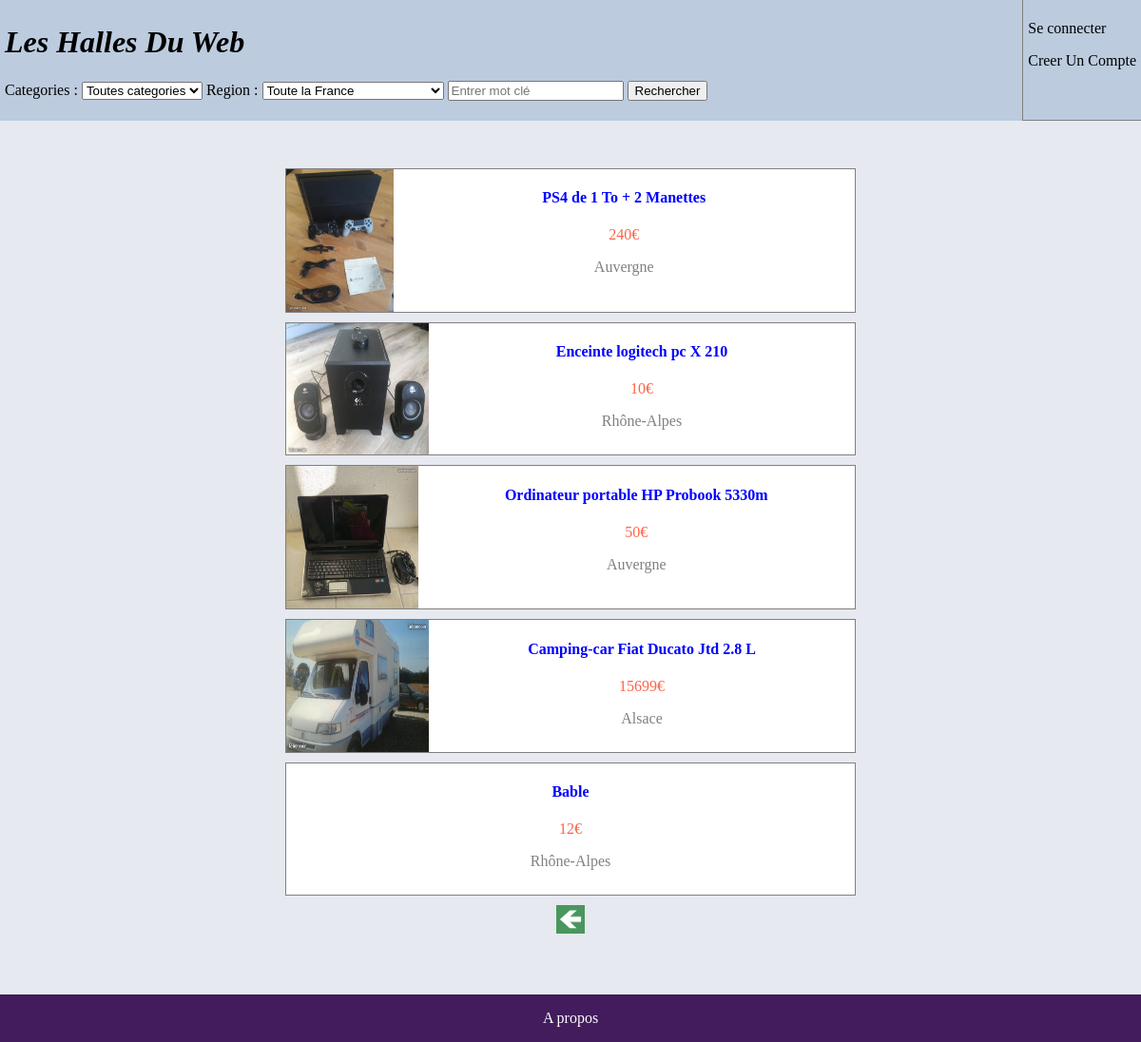
Before: /controleur/recherche.ctrl.php?firstId=20&r=Toute&c=Toute with the older database file.
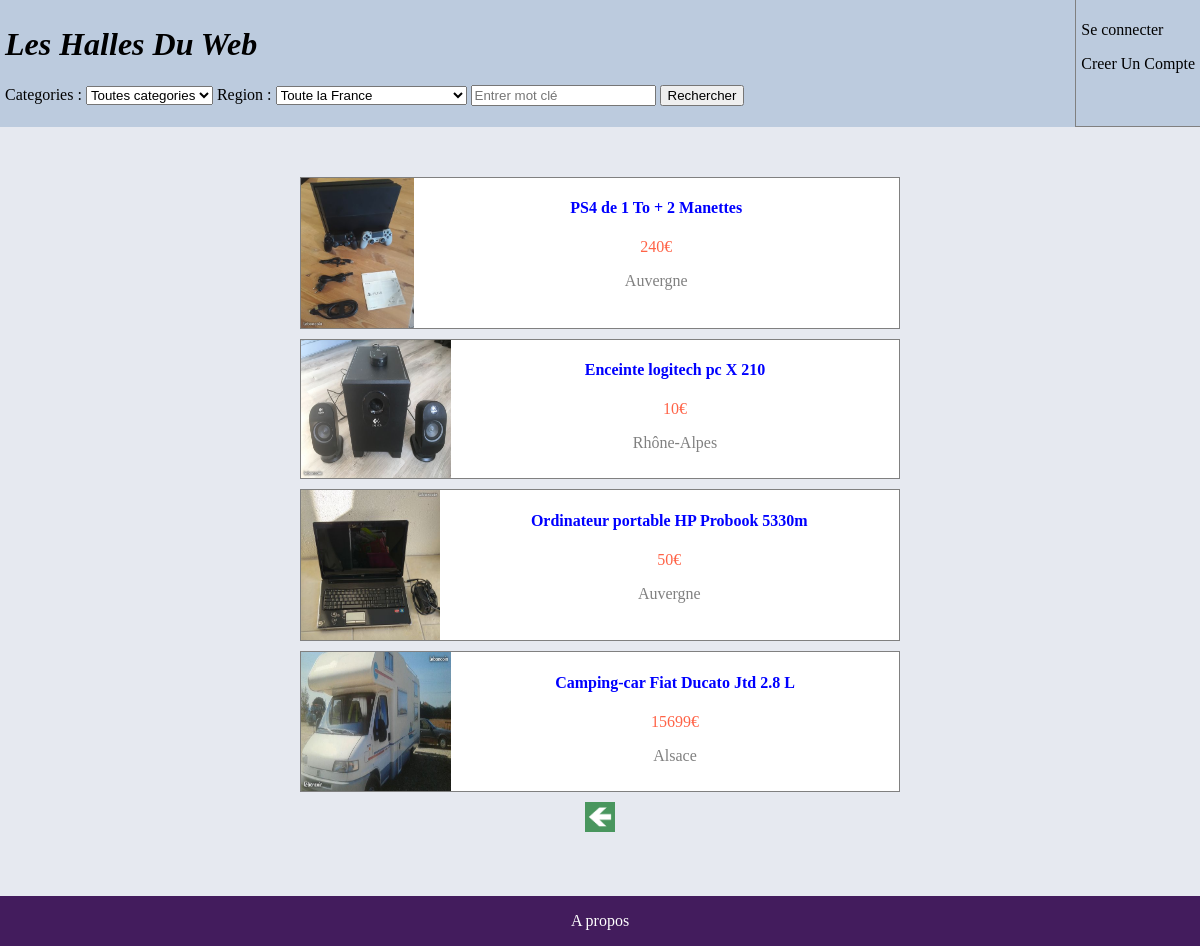
After: the same page with the newer database file.
### tables this page shows
CREATE TABLE offre (
ref INTEGER PRIMARY KEY,
photo TEXT,
intitule TEXT,
prix TEXT,
region TEXT,
caracteristique TEXT,
id INTEGER,
categorie INTEGER,
FOREIGN KEY (id) REFERENCES utilisateur(identifiant),
FOREIGN KEY (region) REFERENCES utilisateur(region),
FOREIGN KEY (categorie) REFERENCES categorie(id)
);

### controleur/recherche.ctrl.php (called while the page is built, shortened)
<?php
require_once('../model/model.class.php');
require_once('../model/model.classDAO.php');
  if (isset($_GET['firstId'])) {
    $firstId = $_GET['firstId'];
  } else {
    $firstId = 0;
  }
  if (isset($_GET['r'])) {
    $reg = $_GET['r'];
  } else {
    $reg = "Toute";
  }
  if (isset($_GET['c'])) {
    $cate = $_GET['c'];
  } else {
    $cate = "Toute";
  }
  if (isset($_GET['rec'])) {
    $rec = $_GET['rec'];
  } else {
    $rec = "";
  }
  $config = parse_ini_file('../config/config.ini');
  if($dao->estCatMere($_GET['c'])){
    $offres = $dao->getNOffreCorespondanteMere($firstId,$reg,$cate,$rec);
    $nboffre = $dao->getNbOffreRecCatMere($reg,$cate,$rec);
  } else {
    $offres = $dao->getNOffreCorespondante($firstId,$reg,$cate,$rec);
  }
  include('../view/recherche.view.php');
 ?>

### controleur/header.ctrl.php (called while the page is built, shortened)
<?php
require_once('../model/model.class.php');
require_once('../model/model.classDAO.php');
if(isset($_SESSION['utilisateur'])){
  $userCo = true;
  $user = $_SESSION['utilisateur'];
} else {
  $userCo = false;
}
include('../view/header.view.php');
 ?>

### model/model.classDAO.php (called while the page is built, shortened)
<?php
require_once("../model/model.class.php");
$dao = new DAO();
class DAO{
    private $db;
    function __construct(){
      try {
      $config = parse_ini_file('../config/config.ini');
      $path = $config['database_path'];
      $this->db = new PDO("sqlite:$path");
      }
    catch (PDOException $e){
    die("erreur de connexion a la database: ".$e->getMessage());
    }
  }
function getNOffreCorespondante($firstId, $region, $categorie,$rec) : array{
  $tab = array();
  if($region=='Toute' && $categorie=='Toute'){
    $where = "WHERE";
  }elseif($region!='Toute' && $categorie!='Toute'){
    $where = "WHERE region = \"$region\" AND categorie = $categorie AND";
  }elseif($region!='Toute' && $categorie=='Toute'){
    $where = "WHERE region = \"$region\" AND";
  }elseif($region=='Toute' && $categorie!='Toute'){
    $where = "WHERE categorie = $categorie AND";
  }
  $req = "SELECT * FROM offre $where intitule LIKE \"%$rec%\" LIMIT 10 Offset $firstId";
  try{
      if($d = $this->db->query($req)){
        $tab=$d->fetchAll(PDO::FETCH_CLASS,'Offre');
      }
    }catch(Exception $e){
      echo "error au niveau du searchORC".$e;
      return NULL;
    }
    return $tab;
}
}
 ?>

### model/model.class.php (called while the page is built, shortened)
<?php
class Offre{
public function __get(string $property) {
    return $this->$property;
  }
}
 ?>

### view/recherche.view.php (the view, shortened to what this page needs)
<!DOCTYPE html>
<html lang="en" dir="ltr">
  <head>
    <link rel="stylesheet" href="../view/style/recherche.style.css">
  </head>
  <body>
    <?php include('../controleur/header.ctrl.php'); ?>
    <nav>
      <?php  if (sizeof($offres)==0) {?>
        <p>Aucune offre ne correspond à votre recherche</p>
      <?php } else {?>
      <?php foreach ($offres as $offre) { ?>
        <a href="../controleur/offre.ctrl.php?ref=<?php echo $offre->ref?>&firstId=<?php echo $firstId ?>&r=<?php echo $reg ?>&c=<?php echo $cate?>&rec=<?php echo $rec?>">
        <div class="Offre">
          <img src="<?php echo $config['img_path']."/".$offre->photo ?>" alt="">
          <div >
            <h4><?php echo $offre->intitule?></h4>
            <p class="prix"><?php echo $offre->prix?>€</p>
            <p><?php echo $offre->region?></p>
          </div>
        </div>
        </a>
      <?php  }?>
        <div class="Fleche">
          <?php if ($firstId!=0) {?>
            <a href="../controleur/recherche.ctrl.php?firstId=<?php echo $firstId-10 ?>&r=<?php echo $reg ?>&c=<?php echo $cate?>"><img src="../data/imgSite/F_Gauche.jpg" alt=""></a>
          <?php } ?>
        </div>
      <?php }?>
    </nav>
    <?php include('footer.view.php'); ?>
  </body>
</html>

### view/header.view.php (shortened to what this page needs)
<header>
  <div class="SearchPanel">
    <a href="../controleur/mainPage.ctrl.php"><h1>Les Halles Du Web</h1></a>
    <form class="" action="../controleur/recherche.ctrl.php" method="get">
      <p>Categories :
      <select class="" name="c">
        <?php if (isset($_GET['c']) && $_GET['c']!='Toute') {?>
          <option value=<?php print("\"".$_GET['c']."\"");  ?>><?php echo $dao->getCatFromId($_GET['c'])->__get('intitule') ?></option>
          <option value="Toute">Toutes categories</option>
        <?php } else {?>
          <option value="Toute">Toutes categories</option>
        <?php }?>
      </select>
      Region :
      <select class="" name="r">
        <?php if (isset($_GET['r']) && $_GET['r']!='Toute') {?>
          <option value=<?php print("\"".$_GET['r']."\"");  ?>><?php echo $_GET['r'] ?></option>
          <option value="Toute">Toute la France</option>
        <?php } else {?>
          <option value="Toute">Toute la France</option>
        <?php }?>
      </select>
      <input class="RecBar" type="text" name="rec" value="<?php if(isset($_GET['rec'])) echo $_GET['rec']?>" placeholder="Entrer mot clé">
      <input type="submit" name="" value="Rechercher">
    </p>
    </form>
  </div>
  <div class="PersonnalPanel">
  <?php if (!$userCo) {?>
      <a href="../controleur/connection.ctrl.php"><p>Se connecter</p></a>
      <a href="../controleur/creaCompte.ctrl.php"><p>Creer Un Compte</p></a>
  <?php }?>
  </div>
</header>

### view/footer.view.php
<footer><a href="#test"> <p>A propos </p> </a></footer>

### view/style/recherche.style.css (style rules this page uses)
header { background-color: #bccbde; display: flex; flex-direction: row; justify-content: space-between; top:0; padding: 0px; width:100%; margin-bottom: 50px; }
header div { padding: 5px; }
header h1 { font-style: italic; text-decoration: none; color: black; }
header .PersonnalPanel { border-left: 1px solid gray; border-bottom: 1px solid gray; }
nav { margin-right: auto; margin-left: auto; width: 50%; background-color: #e6e9f0; }
a { text-decoration: none; color: black; }
nav { text-align: center; }
nav div img { max-width: 150px; max-height: 150px; }
nav div.Fleche img { width: 30px; height: 30px; }
div.Fleche { background-color: #e6e9f0; }
nav div { color: gray; font-style: normal; text-decoration: none; height: auto; margin-right: auto; margin-left: auto; margin-bottom: 10px; background-color: #e6e9f0; background-color: white; }
nav h4 { color: blue; font-style: normal; text-decoration: none; }
.Offre { border-style: solid; border-color: gray; border-width: thin; border-collapse:collapse; display: flex; flex-direction: row; justify-content:flex-start; }
.prix { color: tomato; }
footer { background-color: #431c5d; bottom:0; width:100%; padding: 0px; margin: 0px; text-align: center; margin-top: 50px; }
footer p { color: white; }
body { background-color: #e6e9f0; height: 100vh; margin: 0px; padding: 0px; display: flex; flex-direction: column; justify-content: space-between; }

Changed rows visible on the page:
removed offre: intitule "Bable", prix "12", region "Rhône-Alpes"
